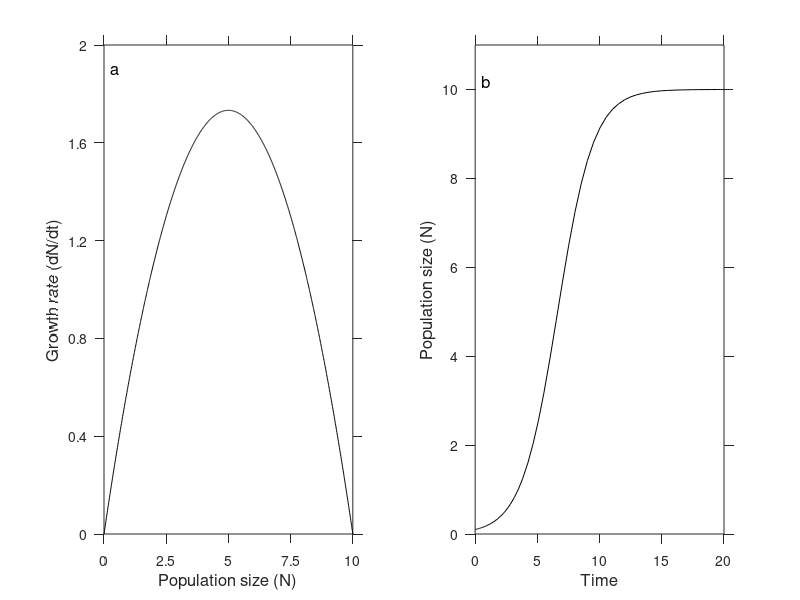

Source code (MATLAB):
function logistic_model_plots

% Create example plots for logistic model

R = 2; % growth rate
K = 10; % carrying capacity
N0 = 0.1; % initial conditions

tspan = [0 20]; % time interval for model solution

% Setup figure
figure(2)
set(gcf,'units','cent','position',[40,40,8,15])
clf

% Right panel: solution to model
subplot(1,2,2)
[TT,N] = ode45(@(t,N) Logistic(t,N,log(R),K),tspan,N0);
ph=plot(TT,N,'k-');
set(gca,'ylim',[0 11],'ytick',0:2:10,'tickdir','out','ticklength',[0.02 0.02])
set(gca,'xtick',0:5:20)
ylabel(gca,'Population size (N)','fontsize',12)
xlabel(gca,'Time','fontsize',12)
text(0.5,10.2,'b','fontsize',12)

% Left panel: dN/dt
subplot(1,2,1)
N = 0:0.01:K;
Nt = Logistic(1,N,log(R),K);
ph = plot(N,Nt,'k-');
set(gca,'ylim',[0 2],'ytick',0:0.4:2,'tickdir','out','ticklength',[0.02 0.02])
set(gca,'xtick',0:2.5:10)
ylabel(gca,'Growth rate (dN/dt)','fontsize',12)
xlabel(gca,'Population size (N)','fontsize',12)
text(0.25,1.9,'a','fontsize',12)

% Define the model equation
function dN = Logistic(t,N,r,K)
% Exponential growth
dN = r.*N.*(1-N./K);
